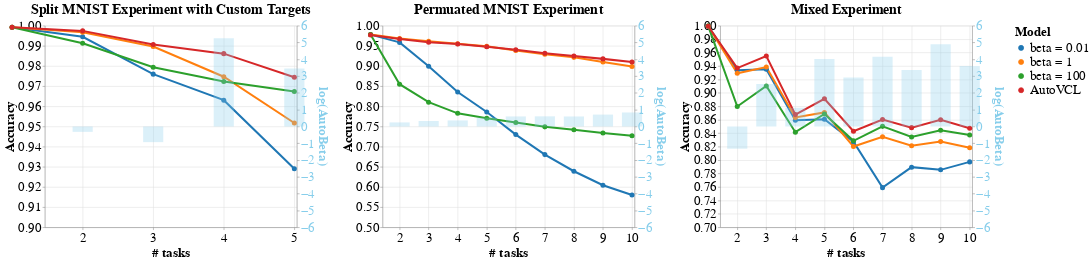

Here is the notebook cell this chart was saved with:
### Markdown cell above
### Final Visualization

### Code cell
(alike_chart|p_chart|mixed_chart
).configure_axis(
        labelFontSize=26,
        titleFontSize=26
    ).configure_legend(
        labelFontSize=26,
        titleFontSize=26
    ).configure_title(
        fontSize=28
    )

### Figure 1 — Vega-Lite specification as saved in the notebook (floating-point values rounded to 4 significant figures)
{"config": {"view": {"continuousWidth": 400, "continuousHeight": 300}, "axis": {"labelFontSize": 26, "titleFontSize": 26}, "legend": {"labelFontSize": 26, "titleFontSize": 26}, "title": {"fontSize": 28}}, "hconcat": [{"layer": [{"data": {"name": "data-9469de24333b8e53bc38df6f77e38116"}, "mark": {"type": "line", "point": {"size": 100}, "strokeWidth": 4}, "encoding": {"color": {"field": "Series", "legend": {"title": "Model"}, "scale": {"scheme": "category10"}, "sort": ["beta = 0.01", "beta = 1", "beta = 100", "AutoVCL"], "type": "nominal"}, "tooltip": [{"field": "# of tasks", "type": "quantitative"}, {"field": "Values", "type": "quantitative"}, {"field": "Series", "type": "nominal"}], "x": {"axis": {"values": [1, 2, 3, 4, 5]}, "field": "# of tasks", "scale": {"domain": [1.5, 5]}, "title": "# tasks", "type": "quantitative"}, "y": {"axis": {"grid": true}, "field": "Values", "scale": {"domain": [0.9, 1]}, "title": "Accuracy", "type": "quantitative"}}}, {"data": {"name": "data-4c94653a5e511db0d521d9944259010f"}, "mark": {"type": "bar", "color": "skyblue", "opacity": 0.3, "width": 40}, "encoding": {"tooltip": [{"field": "# of tasks", "type": "quantitative"}, {"field": "AutoBeta", "type": "quantitative"}], "x": {"axis": {"values": [1, 2, 3, 4]}, "field": "# of tasks", "scale": {"domain": [1.5, 5]}, "title": "# tasks", "type": "quantitative"}, "y": {"axis": {"labelColor": "skyblue", "titleColor": "skyblue"}, "field": "AutoBeta", "scale": {"domain": [-6, 6]}, "title": "log(AutoBeta)", "type": "quantitative"}}}], "height": 400, "resolve": {"scale": {"y": "independent"}}, "title": "Split MNIST Experiment with Custom Targets", "width": 500}, {"layer": [{"data": {"name": "data-069e04608e8696f836889e1cc8f86a1c"}, "mark": {"type": "line", "point": {"size": 100}, "strokeWidth": 4}, "encoding": {"color": {"field": "Series", "legend": {"title": "Model"}, "scale": {"scheme": "category10"}, "sort": ["beta = 0.01", "beta = 1", "beta = 100", "AutoVCL"], "type": "nominal"}, "tooltip": [{"field": "# of tasks", "type": "quantitative"}, {"field": "Values", "type": "quantitative"}, {"field": "Series", "type": "nominal"}], "x": {"axis": {"values": [1, 2, 3, 4, 5, 6, 7, 8, 9, 10]}, "field": "# of tasks", "scale": {"domain": [1.5, 10]}, "title": "# tasks", "type": "quantitative"}, "y": {"axis": {"grid": true}, "field": "Values", "scale": {"domain": [0.5, 1]}, "title": "Accuracy", "type": "quantitative"}}}, {"data": {"name": "data-cc398031eab822efeeac953748e6b2c3"}, "mark": {"type": "bar", "color": "skyblue", "opacity": 0.3, "width": 40}, "encoding": {"tooltip": [{"field": "# of tasks", "type": "quantitative"}, {"field": "AutoBeta", "type": "quantitative"}], "x": {"axis": {"values": [1, 2, 3, 4, 5, 6, 7, 8, 9]}, "field": "# of tasks", "scale": {"domain": [1.5, 10]}, "title": "# tasks", "type": "quantitative"}, "y": {"axis": {"labelColor": "skyblue", "titleColor": "skyblue"}, "field": "AutoBeta", "scale": {"domain": [-6, 6]}, "title": "log(AutoBeta)", "type": "quantitative"}}}], "height": 400, "resolve": {"scale": {"y": "independent"}}, "title": "Permuated MNIST Experiment", "width": 500}, {"layer": [{"data": {"name": "data-8d914381b487752493e4d6d757339aeb"}, "mark": {"type": "line", "point": {"size": 100}, "strokeWidth": 4}, "encoding": {"color": {"field": "Series", "legend": {"title": "Model"}, "scale": {"scheme": "category10"}, "sort": ["beta = 0.01", "beta = 1", "beta = 100", "AutoVCL"], "type": "nominal"}, "tooltip": [{"field": "# of tasks", "type": "quantitative"}, {"field": "Values", "type": "quantitative"}, {"field": "Series", "type": "nominal"}], "x": {"axis": {"values": [1, 2, 3, 4, 5, 6, 7, 8, 9, 10]}, "field": "# of tasks", "scale": {"domain": [1.5, 10]}, "title": "# tasks", "type": "quantitative"}, "y": {"axis": {"grid": true}, "field": "Values", "scale": {"domain": [0.7, 1]}, "title": "Accuracy", "type": "quantitative"}}}, {"data": {"name": "data-77f13129e2fe757fbd8ba1832fb62517"}, "mark": {"type": "bar", "color": "skyblue", "opacity": 0.3, "width": 40}, "encoding": {"tooltip": [{"field": "# of tasks", "type": "quantitative"}, {"field": "AutoBeta", "type": "quantitative"}], "x": {"axis": {"values": [1, 2, 3, 4, 5, 6, 7, 8, 9]}, "field": "# of tasks", "scale": {"domain": [1.5, 10]}, "title": "# tasks", "type": "quantitative"}, "y": {"axis": {"labelColor": "skyblue", "titleColor": "skyblue"}, "field": "AutoBeta", "scale": {"domain": [-6, 6]}, "title": "log(AutoBeta)", "type": "quantitative"}}}], "height": 400, "resolve": {"scale": {"y": "independent"}}, "title": "Mixed Experiment", "width": 500}], "$schema": "https://vega.github.io/schema/vega-lite/v4.17.0.json", "datasets": {"data-9469de24333b8e53bc38df6f77e38116": [{"# of tasks": 1, "Series": "beta = 0.01", "Values": 0.9992}, {"# of tasks": 2, "Series": "beta = 0.01", "Values": 0.9945}, {"# of tasks": 3, "Series": "beta = 0.01", "Values": 0.976}, {"# of tasks": 4, "Series": "beta = 0.01", "Values": 0.9631}, {"# of tasks": 5, "Series": "beta = 0.01", "Values": 0.9291}, {"# of tasks": 1, "Series": "beta = 1", "Values": 0.9992}, {"# of tasks": 2, "Series": "beta = 1", "Values": 0.9967}, {"# of tasks": 3, "Series": "beta = 1", "Values": 0.9897}, {"# of tasks": 4, "Series": "beta = 1", "Values": 0.9747}, {"# of tasks": 5, "Series": "beta = 1", "Values": 0.9517}, {"# of tasks": 1, "Series": "beta = 100", "Values": 0.9992}, {"# of tasks": 2, "Series": "beta = 100", "Values": 0.9913}, {"# of tasks": 3, "Series": "beta = 100", "Values": 0.9794}, {"# of tasks": 4, "Series": "beta = 100", "Values": 0.9723}, {"# of tasks": 5, "Series": "beta = 100", "Values": 0.9673}, {"# of tasks": 1, "Series": "AutoVCL", "Values": 0.9992}, {"# of tasks": 2, "Series": "AutoVCL", "Values": 0.9974}, {"# of tasks": 3, "Series": "AutoVCL", "Values": 0.9907}, {"# of tasks": 4, "Series": "AutoVCL", "Values": 0.9861}, {"# of tasks": 5, "Series": "AutoVCL", "Values": 0.9745}], "data-4c94653a5e511db0d521d9944259010f": [{"# of tasks": 1, "beta = 0.01": 0.9992, "beta = 1": 0.9992, "beta = 100": 0.9992, "AutoVCL": 0.9992, "AutoBeta": null}, {"# of tasks": 2, "beta = 0.01": 0.9945, "beta = 1": 0.9967, "beta = 100": 0.9913, "AutoVCL": 0.9974, "AutoBeta": -0.3183}, {"# of tasks": 3, "beta = 0.01": 0.976, "beta = 1": 0.9897, "beta = 100": 0.9794, "AutoVCL": 0.9907, "AutoBeta": -0.9295}, {"# of tasks": 4, "beta = 0.01": 0.9631, "beta = 1": 0.9747, "beta = 100": 0.9723, "AutoVCL": 0.9861, "AutoBeta": 5.248}, {"# of tasks": 5, "beta = 0.01": 0.9291, "beta = 1": 0.9517, "beta = 100": 0.9673, "AutoVCL": 0.9745, "AutoBeta": 3.445}], "data-069e04608e8696f836889e1cc8f86a1c": [{"# of tasks": 1, "Series": "beta = 0.01", "Values": 0.9779}, {"# of tasks": 2, "Series": "beta = 0.01", "Values": 0.9586}, {"# of tasks": 3, "Series": "beta = 0.01", "Values": 0.8993}, {"# of tasks": 4, "Series": "beta = 0.01", "Values": 0.8355}, {"# of tasks": 5, "Series": "beta = 0.01", "Values": 0.786}, {"# of tasks": 6, "Series": "beta = 0.01", "Values": 0.7299}, {"# of tasks": 7, "Series": "beta = 0.01", "Values": 0.6803}, {"# of tasks": 8, "Series": "beta = 0.01", "Values": 0.6391}, {"# of tasks": 9, "Series": "beta = 0.01", "Values": 0.6043}, {"# of tasks": 10, "Series": "beta = 0.01", "Values": 0.5803}, {"# of tasks": 1, "Series": "beta = 1", "Values": 0.9779}, {"# of tasks": 2, "Series": "beta = 1", "Values": 0.9684}, {"# of tasks": 3, "Series": "beta = 1", "Values": 0.9612}, {"# of tasks": 4, "Series": "beta = 1", "Values": 0.9552}, {"# of tasks": 5, "Series": "beta = 1", "Values": 0.9487}, {"# of tasks": 6, "Series": "beta = 1", "Values": 0.9385}, {"# of tasks": 7, "Series": "beta = 1", "Values": 0.9294}, {"# of tasks": 8, "Series": "beta = 1", "Values": 0.9215}, {"# of tasks": 9, "Series": "beta = 1", "Values": 0.9101}, {"# of tasks": 10, "Series": "beta = 1", "Values": 0.8986}, {"# of tasks": 1, "Series": "beta = 100", "Values": 0.9779}, {"# of tasks": 2, "Series": "beta = 100", "Values": 0.8549}, {"# of tasks": 3, "Series": "beta = 100", "Values": 0.8104}, {"# of tasks": 4, "Series": "beta = 100", "Values": 0.7827}, {"# of tasks": 5, "Series": "beta = 100", "Values": 0.7707}, {"# of tasks": 6, "Series": "beta = 100", "Values": 0.7599}, {"# of tasks": 7, "Series": "beta = 100", "Values": 0.7491}, {"# of tasks": 8, "Series": "beta = 100", "Values": 0.7422}, {"# of tasks": 9, "Series": "beta = 100", "Values": 0.7339}, {"# of tasks": 10, "Series": "beta = 100", "Values": 0.7269}, {"# of tasks": 1, "Series": "AutoVCL", "Values": 0.9771}, {"# of tasks": 2, "Series": "AutoVCL", "Values": 0.9668}, {"# of tasks": 3, "Series": "AutoVCL", "Values": 0.9589}, {"# of tasks": 4, "Series": "AutoVCL", "Values": 0.9548}, {"# of tasks": 5, "Series": "AutoVCL", "Values": 0.9479}, {"# of tasks": 6, "Series": "AutoVCL", "Values": 0.9402}, {"# of tasks": 7, "Series": "AutoVCL", "Values": 0.9318}, {"# of tasks": 8, "Series": "AutoVCL", "Values": 0.9246}, {"# of tasks": 9, "Series": "AutoVCL", "Values": 0.9177}, {"# of tasks": 10, "Series": "AutoVCL", "Values": 0.9098}], "data-cc398031eab822efeeac953748e6b2c3": [{"# of tasks": 1, "beta = 0.01": 0.9779, "beta = 1": 0.9779, "beta = 100": 0.9779, "AutoVCL": 0.9771, "AutoBeta": null}, {"# of tasks": 2, "beta = 0.01": 0.9586, "beta = 1": 0.9684, "beta = 100": 0.8549, "AutoVCL": 0.9668, "AutoBeta": 0.244}, {"# of tasks": 3, "beta = 0.01": 0.8993, "beta = 1": 0.9612, "beta = 100": 0.8104, "AutoVCL": 0.9589, "AutoBeta": 0.3276}, {"# of tasks": 4, "beta = 0.01": 0.8355, "beta = 1": 0.9552, "beta = 100": 0.7827, "AutoVCL": 0.9548, "AutoBeta": 0.3629}, {"# of tasks": 5, "beta = 0.01": 0.786, "beta = 1": 0.9487, "beta = 100": 0.7707, "AutoVCL": 0.9479, "AutoBeta": 0.5269}, {"# of tasks": 6, "beta = 0.01": 0.7299, "beta = 1": 0.9385, "beta = 100": 0.7599, "AutoVCL": 0.9402, "AutoBeta": 0.5992}, {"# of tasks": 7, "beta = 0.01": 0.6803, "beta = 1": 0.9294, "beta = 100": 0.7491, "AutoVCL": 0.9318, "AutoBeta": 0.6056}, {"# of tasks": 8, "beta = 0.01": 0.6391, "beta = 1": 0.9215, "beta = 100": 0.7422, "AutoVCL": 0.9246, "AutoBeta": 0.598}, {"# of tasks": 9, "beta = 0.01": 0.6043, "beta = 1": 0.9101, "beta = 100": 0.7339, "AutoVCL": 0.9177, "AutoBeta": 0.709}, {"# of tasks": 10, "beta = 0.01": 0.5803, "beta = 1": 0.8986, "beta = 100": 0.7269, "AutoVCL": 0.9098, "AutoBeta": 0.836}], "data-8d914381b487752493e4d6d757339aeb": [{"# of tasks": 1, "Series": "beta = 0.01", "Values": 0.9994}, {"# of tasks": 2, "Series": "beta = 0.01", "Values": 0.9337}, {"# of tasks": 3, "Series": "beta = 0.01", "Values": 0.9351}, {"# of tasks": 4, "Series": "beta = 0.01", "Values": 0.8594}, {"# of tasks": 5, "Series": "beta = 0.01", "Values": 0.8607}, {"# of tasks": 6, "Series": "beta = 0.01", "Values": 0.8275}, {"# of tasks": 7, "Series": "beta = 0.01", "Values": 0.759}, {"# of tasks": 8, "Series": "beta = 0.01", "Values": 0.7895}, {"# of tasks": 9, "Series": "beta = 0.01", "Values": 0.7855}, {"# of tasks": 10, "Series": "beta = 0.01", "Values": 0.7973}, {"# of tasks": 1, "Series": "beta = 1", "Values": 0.9994}, {"# of tasks": 2, "Series": "beta = 1", "Values": 0.9292}, {"# of tasks": 3, "Series": "beta = 1", "Values": 0.9385}, {"# of tasks": 4, "Series": "beta = 1", "Values": 0.8635}, {"# of tasks": 5, "Series": "beta = 1", "Values": 0.871}, {"# of tasks": 6, "Series": "beta = 1", "Values": 0.8203}, {"# of tasks": 7, "Series": "beta = 1", "Values": 0.8346}, {"# of tasks": 8, "Series": "beta = 1", "Values": 0.8213}, {"# of tasks": 9, "Series": "beta = 1", "Values": 0.8275}, {"# of tasks": 10, "Series": "beta = 1", "Values": 0.8185}, {"# of tasks": 1, "Series": "beta = 100", "Values": 0.9994}, {"# of tasks": 2, "Series": "beta = 100", "Values": 0.8798}, {"# of tasks": 3, "Series": "beta = 100", "Values": 0.9103}, {"# of tasks": 4, "Series": "beta = 100", "Values": 0.8415}, {"# of tasks": 5, "Series": "beta = 100", "Values": 0.8686}, {"# of tasks": 6, "Series": "beta = 100", "Values": 0.8287}, {"# of tasks": 7, "Series": "beta = 100", "Values": 0.8502}, {"# of tasks": 8, "Series": "beta = 100", "Values": 0.8344}, {"# of tasks": 9, "Series": "beta = 100", "Values": 0.8446}, {"# of tasks": 10, "Series": "beta = 100", "Values": 0.8373}, {"# of tasks": 1, "Series": "AutoVCL", "Values": 0.9992}, {"# of tasks": 2, "Series": "AutoVCL", "Values": 0.9369}, {"# of tasks": 3, "Series": "AutoVCL", "Values": 0.955}, {"# of tasks": 4, "Series": "AutoVCL", "Values": 0.8677}, {"# of tasks": 5, "Series": "AutoVCL", "Values": 0.8912}, {"# of tasks": 6, "Series": "AutoVCL", "Values": 0.8429}, {"# of tasks": 7, "Series": "AutoVCL", "Values": 0.8605}, {"# of tasks": 8, "Series": "AutoVCL", "Values": 0.8483}, {"# of tasks": 9, "Series": "AutoVCL", "Values": 0.86}, {"# of tasks": 10, "Series": "AutoVCL", "Values": 0.8474}], "data-77f13129e2fe757fbd8ba1832fb62517": [{"# of tasks": 1, "beta = 0.01": 0.9994, "beta = 1": 0.9994, "beta = 100": 0.9994, "AutoVCL": 0.9992, "AutoBeta": null}, {"# of tasks": 2, "beta = 0.01": 0.9337, "beta = 1": 0.9292, "beta = 100": 0.8798, "AutoVCL": 0.9369, "AutoBeta": -1.321}, {"# of tasks": 3, "beta = 0.01": 0.9351, "beta = 1": 0.9385, "beta = 100": 0.9103, "AutoVCL": 0.955, "AutoBeta": 2.534}, {"# of tasks": 4, "beta = 0.01": 0.8594, "beta = 1": 0.8635, "beta = 100": 0.8415, "AutoVCL": 0.8677, "AutoBeta": 1.111}, {"# of tasks": 5, "beta = 0.01": 0.8607, "beta = 1": 0.871, "beta = 100": 0.8686, "AutoVCL": 0.8912, "AutoBeta": 4.011}, {"# of tasks": 6, "beta = 0.01": 0.8275, "beta = 1": 0.8203, "beta = 100": 0.8287, "AutoVCL": 0.8429, "AutoBeta": 2.921}, {"# of tasks": 7, "beta = 0.01": 0.759, "beta = 1": 0.8346, "beta = 100": 0.8502, "AutoVCL": 0.8605, "AutoBeta": 4.151}, {"# of tasks": 8, "beta = 0.01": 0.7895, "beta = 1": 0.8213, "beta = 100": 0.8344, "AutoVCL": 0.8483, "AutoBeta": 3.366}, {"# of tasks": 9, "beta = 0.01": 0.7855, "beta = 1": 0.8275, "beta = 100": 0.8446, "AutoVCL": 0.86, "AutoBeta": 4.895}, {"# of tasks": 10, "beta = 0.01": 0.7973, "beta = 1": 0.8185, "beta = 100": 0.8373, "AutoVCL": 0.8474, "AutoBeta": 3.6}]}}
